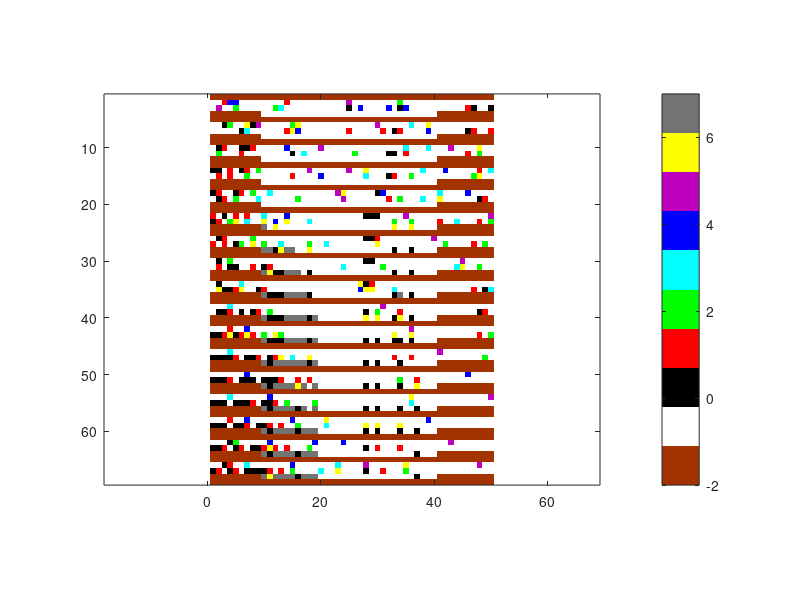

Write MATLAB code to recreate this figure. (Note: this script raises an error after producing the figure.)
clear;
clc;
X = importdata('test_data.txt');
mymap = [0.6350 0.2 0 %-2
     1 1 1 %-1
     0 0 0 %0
     1 0 0 %1                                                                                                                                                                                                                                                                                                                                                                                                                                                                                                                                                                                                                                                                   %1
     0 1 0 %2
     0 1 1 %3
     0 0 1 %4
     0.75 0 0.75 %5
     1 1 0 %6
     0.45 0.45 0.45]; %7
ch_slower_lane = 0.55;%chance of flashing to the right
max_prob_ch_hispe = 0.65;%chance of flashing to the left
new_car_prob = 0.7;%new cars
dec_prob = 0.25;%chance of decreasing speed
rand_park = 0.15;%random chance to park
first_park = 10;
last_park = 40;
max_parked = 5;%max time step that the car is parked 

cars1 = 6;
cars2 = 12;
for pub=1:5
full_road = zeros(65,60);
full_road(:,:) = -2;
lane(1:2,1:60) = -1;%initialize all lanes
if (0)
    lane(2,:) = X(:,1)';%initialize slow lane
else
    index_lane1 = randsample(50,cars1)';%random car positions on fast lane
    index_lane2 = randsample(50,cars2)';%random car positions on slow lane
    lane(1,index_lane1) = randi([0 5],1,cars1);%random speed of the cars at fast lane
    lane(2,index_lane2) = randi([0 5],1,cars2);%random speed of the cars at slow lane
end
if(pub == 1)
    [d,c] = size(lane);%init
end
par_slots = zeros(1,c);
steps_parked = zeros(1,c);%how many time steps each car has stayed parked
par_slots(1,:) = -2;
par_slots(1,first_park:last_park) = -1;
% par_slots(1,12:15)=0;
% par_slots(1,19)=0;
% par_slots(1,30:32)=0;
lane(3,:) = par_slots;
park_signals = zeros(d,c);
park_flags = zeros(1,c);
park_flags(1,first_park:last_park) = 0; 

%desire to park 
park_signals(1,index_lane1) = rand(1,cars1)/2;
park_signals(2,index_lane2) = rand(1,cars2)/2;

full_road(2,:) = lane(1,:);
full_road(3,:) = lane(2,:);
full_road(4,:) = lane(3,:);

[iter,~] = size(full_road);
full_road(iter+d+2,:) = -2;

for e=4:4:iter
    change_signals = zeros(d+1,c);%signals for changing lanes
    if ((lane(2,1) == -1) && (rand(1)>1-new_car_prob))%new cars
        lane(2,1) = 1;
        park_signals(2,1) = rand;
    end
    
    if ((lane(1,1) == -1) && (rand(1)>1-new_car_prob))%new cars
        lane(1,1) = 3;
        park_signals(1,1) = rand;
    end
    park_signals(park_signals>1) = 1;%if desire bigger that 1
    park_signals(park_signals<0) = -0.01;%if desire bigger that 1
    park_signals(:,51:60) = 0;
    lane(1:2,51:60) = -1;%clear cars after 50 index
    for j=c-10:-1:1
        for i=1:d
           moved = 0;
           speed = lane(i,j); %current speed of the car
           if(speed>=0)
              if(speed<5)
                  next_spot = j;
                  next_speed = speed;
                  
                  %Rule 1#acceleration
                  if(lane(i,j+1:j+speed+1)==-1)
                      lane(i,j) = -1;
                      lane(i,j+speed) = speed + 1;
                      next_speed = lane(i,j+speed);
                      next_spot = j+speed;
                      moved = 1;
                  end   
              end

              if(lane(i,j+1:j+speed)==-1)
                  lane(i,j) = -1;
                  lane(i,j+speed) = speed;
                  next_speed = lane(i,j+speed);
                  next_spot = j+speed;
                  moved = 1;
              end

              %Rule 2#breaking 
              if(moved)
                  if(max(lane(i,j+speed+1:j+speed+next_speed))~=-1)
                      found = 0;
                      count = 0;
                      for k=j+1+speed:j+speed+next_speed
                          count = count+1;
                          if((~found)&&(lane(i,k)>=0))
                              found = 1;
                              lane(i,j+speed) = count-1;
                              next_speed = count-1;
                              next_spot = j+speed;
                          end
                      end
                  end
              else
                  if(max(lane(i,j+1:j+speed))~=-1)
                      found = 0;
                      count = 0;
                      for k=j+1:j+speed
                          count = count+1;
                          if((~found)&&(lane(i,k)>=0))
                              found = 1;
                              lane(i,j) = -1;
                              lane(i,j+count-1) = 0;
                              next_speed = 0;
                              next_spot = j+count-1;
                          end
                      end
                  end
              end
              %Keeping track of the car that flagged the parking pos
              spot = find(park_flags == j);
              if(i==d & spot)
                  park_flags(spot) = next_spot;
                  %Stopping next to his flagged park spot
                  if(next_spot>=spot)
                      lane(i,spot) = 1;
                      lane(d+1,spot) = -1;
                      park_flags(spot) = 0; 
                      if(spot ~=next_spot)
                          lane(i,next_spot) = -1;
                      end
                  end
              end
              
           end
        end
    end
    %Move park values to new positions
    park_signals(find(lane(1:2,:)>=0)) = park_signals(find(park_signals~=0));
    park_signals(find(lane(1:2,:)<0)) = 0;
    %Rule3#random speed decrease
    decreased = 0;
    for j=c-10:-1:1      
        for i=1:d          
            rand_dec = lane(i,j);
            if(rand_dec>0 && rand_dec<=5)
                if ((lane(i,j) ~= -1) && (rand(1)>1-dec_prob))
                    lane(i,j) = rand_dec-1;
                    decreased = 1;
                end
            end
            if (decreased)
                rand_dec = rand_dec-1;
            end

            %Change desire to park for all cars
            if(rand_dec>=0 && park_signals(i,j)<1)%<1 bec if he already want to park he should stay commited in order to park
                if(rand_dec>3)
                    park_signals(i,j) = park_signals(i,j)-(0.55/rand_dec);
                else
                    park_signals(i,j) = park_signals(i,j)+0.2;
                end
            end
            
            %Signal indication for lane change
            if((i>1) && (rand_dec>0) && ((rand(1)*(rand_dec/5))>1-max_prob_ch_hispe))
                change_signals(i,j) = 1;%flashing to the left
             elseif((i<d) && (rand_dec>0) && (rand(1)*((6-rand_dec)/5)>1-ch_slower_lane))
                change_signals(i,j) = -1;%flashing to the right
            end       
            %Signal indication for cars that want to park
            if(park_signals(i,j) >= 1)
                change_signals(i,j) = -1;
            end
        end 
        %Signal indication for unparking cars
        idx_unpark = find(steps_parked(1,:) >= 5);
        change_signals(d+1,idx_unpark) = 1;
    end
    temp = lane;
    
    %flash switching and lane changing 
    for i=1:d+1
        if(i<d+1)
            idx_l = find(change_signals(i+1,:)==1);%spots that cars want to flash left
            vac_sp_l = lane(i,idx_l)==-1;% checking which of these spots are occupied
            temp(i,idx_l(vac_sp_l)) = 6;%number 6 is flashing color for imagesc
            lane(i,idx_l(vac_sp_l)) = lane(i+1,idx_l(vac_sp_l));%car going to the left
            lane(i+1,idx_l(vac_sp_l)) = -1;
            change_signals(i+1,idx_l(vac_sp_l)) = 0;%switching off flash
            if(i == d)
                park_signals(i,idx_l(vac_sp_l)) = rand(1,sum(vac_sp_l))/5;%giving new park variables
                steps_parked(idx_l(vac_sp_l)) = 0;
            end
        end
        if(i>=2)
            idx_r = find(change_signals(i-1,:)==-1);%spots that cars want to flash right
            vac_sp_r = lane(i,idx_r)==-1;
            temp(i,idx_r(vac_sp_r)) = 6;
            if(i == d+1)
                park_signals(i-1,idx_r(vac_sp_r)) = 0;%make zero the desire to park after parking
                lane(i,idx_r(vac_sp_r)) = 0;%car stoped
            else
                lane(i,idx_r(vac_sp_r)) = lane(i-1,idx_r(vac_sp_r));
            end
            lane(i-1,idx_r(vac_sp_r)) = -1;
            change_signals(i-1,idx_r(vac_sp_r)) = 0;
        end
    end
    
    idx_park = find(park_signals(d,1:last_park)>=1);
    exclude_already_flagged = park_flags(find(park_flags~=0));
    park_spot = lane(d+1,idx_park) == -1;
    park_temp = idx_park(~park_spot);
    park_temp = setdiff(park_temp,exclude_already_flagged);
    
    %Put flag for cars that didnt find parking right next to them
    for s=length(park_temp):-1:1
        temp_idx = find(lane(d+1,park_temp(s)+1:end) == -1,1)+park_temp(s);
        park_flags(1,temp_idx) =  park_temp(s);%Reserving spot for the particular car
        temp(d+1,temp_idx) = 7;
        lane(d+1,temp_idx) = 7;
    end
    
    %Increase time steps for each car parked
    idx_dur = find(lane(d+1,:) == 0);
    steps_parked(idx_dur) = steps_parked(idx_dur)+1;
    
    %copy lane to time diagram for testing on each step
    full_road(e+d:e+d+2,:) = temp(1:d+1,:);
    
%     drawnow;
%     figure
%     imagesc(full_road(:,1:50));
%     colormap(mymap); axis equal;
%     colorbar
%     caxis([-2 7])
end
%plot lane-time
figure
imagesc(full_road(:,1:50));
colormap(mymap); axis equal;
colorbar
caxis([-2 7])
end